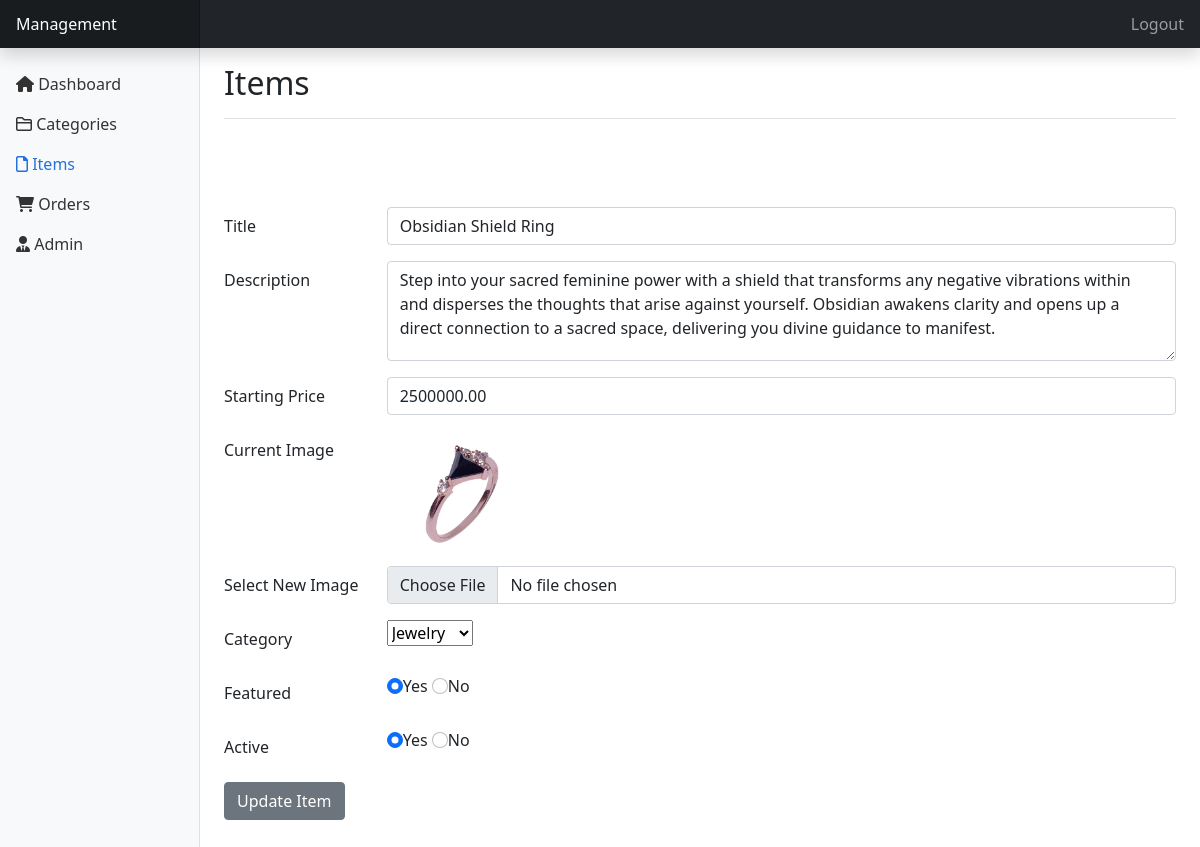
/admin/update-item.php?id=1 (signed in), run on the app's committed database.
### tables this page shows
CREATE TABLE `dbo_items` (
  `id` int(10) UNSIGNED NOT NULL,
  `title` varchar(100) NOT NULL,
  `description` text NOT NULL,
  `price` decimal(10,2) NOT NULL,
  `image_name` varchar(255) NOT NULL,
  `categories_id` int(10) UNSIGNED NOT NULL,
  `closing_date` datetime NOT NULL,
  `featured` varchar(10) NOT NULL,
  `active` varchar(10) NOT NULL
);

CREATE TABLE `dbo_categories` (
  `id` int(10) UNSIGNED NOT NULL,
  `title` varchar(100) NOT NULL,
  `image_name` varchar(255) NOT NULL,
  `featured` varchar(10) NOT NULL,
  `active` varchar(10) NOT NULL
);

### admin/update-item.php (the view, shortened to what this page needs)
<?php include('../config/config.php'); ?>
<?php
    if(isset($_GET['id']))
    {
        $id = $_GET['id'];
        $sql2 = "SELECT * FROM dbo_items WHERE id=$id";
        $res2 = mysqli_query($conn, $sql2);
        $row2 = mysqli_fetch_assoc($res2);
        $title = $row2['title'];
        $description = $row2['description'];
        $price = $row2['price'];
        $current_image = $row2['image_name'];
        $current_category = $row2['categories_id'];
        $featured = $row2['featured'];
        $active = $row2['active'];
    }
    else
    {
        header('location: manage-items.php');
    }
?>
<!doctype html>
<html lang="en">
<head>
    <link rel="stylesheet" href="https://cdnjs.cloudflare.com/ajax/libs/font-awesome/6.0.0-beta2/css/all.min.css">
    <link href="https://cdn.jsdelivr.net/npm/bootstrap@5.1.3/dist/css/bootstrap.min.css" rel="stylesheet">
    <link rel="stylesheet" href="/BTL_CNW/css/style.css">
</head>
<body>
    <header class="navbar navbar-dark sticky-top bg-dark flex-md-nowrap p-0 shadow">
        <a class="navbar-brand col-md-3 col-lg-2 me-0 px-3" href="#">Management</a>
        <div class="navbar-nav">
            <div class="nav-item text-nowrap">
                <a class="nav-link px-3" href="logout.php">Logout</a>
            </div>
        </div>
    </header>
    <div class="container-fluid">
        <div class="row">
            <nav id="sidebarMenu" class="col-md-3 col-lg-2 d-md-block bg-light sidebar collapse">
                <div class="position-sticky pt-3">
                    <ul class="nav flex-column">
                        <li class="nav-item">
                            <a class="nav-link" aria-current="page" href="index.php">
                                <i class="fas fa-home"></i>
                                Dashboard
                            </a>
                        </li>
                        <li class="nav-item">
                            <a class="nav-link" href="manage-categories.php">
                                <i class="far fa-folder"></i>
                                Categories
                            </a>
                        </li>
                        <li class="nav-item">
                            <a class="nav-link active" href="manage-items.php">
                                <i class="far fa-file"></i>
                                Items
                            </a>
                        </li>
                        <li class="nav-item">
                            <a class="nav-link" href="manage-orders.php">
                                <i class="fas fa-shopping-cart"></i>
                                Orders
                            </a>
                        </li>
                        <li class="nav-item">
                            <a class="nav-link" href="manage-admin.php">
                                <i class="fas fa-user-tie"></i>
                                Admin
                            </a>
                        </li>
                    </ul>
                </div>
            </nav>
            <main class="col-md-9 ms-sm-auto col-lg-10 px-md-4">
                <div class="d-flex justify-content-between flex-wrap flex-md-nowrap align-items-center pt-3 pb-2 mb-3 border-bottom">
                    <h1 class="h2">Items</h1>
                </div>
                <div>
                    <br>
                    <br /><br />
                    <form action="" method="post" enctype="multipart/form-data">
                        <div>
                            <div class="mb-3 row">
                                <label class="col-sm-2 col-form-label">Title</label>
                                <div class="col-sm-10">
                                    <input type="text" class="form-control" name="title" value="<?php echo $title; ?>">
                                </div>
                            </div>
                            <div class="mb-3 row">
                                <label class="col-sm-2 col-form-label">Description</label>
                                <div class="col-sm-10">
                                    <textarea class="form-control" style="height: 100px" name="description"><?php echo $description; ?></textarea>
                                </div>
                            </div>
                            <div class="mb-3 row">
                                <label class="col-sm-2 col-form-label">Starting Price</label>
                                <div class="col-sm-10">
                                    <input type="number" class="form-control" name="price" value="<?php echo $price; ?>">
                                </div>
                            </div>
                            <div class="mb-3 row">
                                <label class="col-sm-2 col-form-label">Current Image</label>
                                <div class="col-sm-10">
                                    <?php
                                    if ($current_image == "") {
                                        echo "<div class='error'>Image not Available</div>";
                                    } else {
                                    ?>
                                        <img src="../images/items/<?php echo $current_image; ?>" width="150px">
                                    <?php
                                    }
                                    ?>
                                </div>
                            </div>
                            <div class="mb-3 row">
                                <label class="col-sm-2 col-form-label">Select New Image</label>
                                <div class="col-sm-10">
                                    <input type="file" class="form-control" name="image">
                                </div>
                            </div>
                            <div class="mb-3 row">
                                <label class="col-sm-2 col-form-label">Category</label>
                                <div class="col-sm-10">
                                    <select name="category">
                                        <?php
                                        $sql = "SELECT * FROM dbo_categories WHERE active='Yes'";
                                        $res = mysqli_query($conn, $sql);
                                        $count = mysqli_num_rows($res);
                                        if ($count > 0) {
                                            while ($row = mysqli_fetch_assoc($res)) {
                                                $category_title = $row['title'];
                                                $category_id = $row['id'];
                                        ?>
                                                <option <?php if ($current_category == $category_id) {
                                                            echo "selected";
                                                        } ?> value="<?php echo $category_id; ?>"><?php echo $category_title; ?></option>
                                        <?php
                                            }
                                        } else {
                                            echo "<option value='0'>Category Not Available</option>";
                                        }
                                        ?>
                                    </select>
                                </div>
                            </div>
                            <div class="mb-3 row">
                                <label class="col-sm-2 col-form-label">Featured</label>
                                <div class="col">
                                    <input <?php if ($featured == "Yes") {echo "checked";} ?> type="radio" class="form-check-input" name="featured" value="Yes">Yes
                                    <input <?php if ($featured == "No") {echo "checked";} ?> type="radio" class="form-check-input" name="featured" value="No">No
                                </div>
                            </div>
                            <div class="mb-3 row">
                                <label class="col-sm-2 col-form-label">Active</label>
                                <div class="col">
                                    <input <?php if ($active == "Yes") {echo "checked";} ?> type="radio" class="form-check-input" name="active" value="Yes">Yes
                                    <input <?php if ($active == "No") {echo "checked";} ?> type="radio" class="form-check-input" name="active" value="No">No
                                </div>
                            </div>
                            <button type="submit" name="submit" class="btn btn-secondary">Update Item</button>
                        </div>
                    </form>
                </div>
            </main>
        </div>
    </div>
</body>
</html>

### css/style.css (style rules this page uses)
body { padding-bottom: 3rem; }
.sidebar { position: fixed; top: 0; bottom: 0; left: 0; z-index: 100; padding: 48px 0 0; box-shadow: inset -1px 0 0 rgba(0, 0, 0, .1); }
.sidebar .nav-link { font-weight: 500; color: #333; }
.sidebar .nav-link.active { color: #2470dc; }
.navbar-brand { padding-top: .75rem; padding-bottom: .75rem; font-size: 1rem; background-color: rgba(0, 0, 0, .25); box-shadow: inset -1px 0 0 rgba(0, 0, 0, .25); }

### data on the page
dbo_items: title "Obsidian Shield Ring", description "Step into your sacred feminine power with a shield that transforms any negative vibrations within and disperses the thoughts that arise against yourself. Obsidian awakens clarity and opens up a direct connection to a sacred space, delivering you divine guidance to manifest.", price "2500000.00", image_name (picture), category "Jewelry", featured "☑", active "☑"
